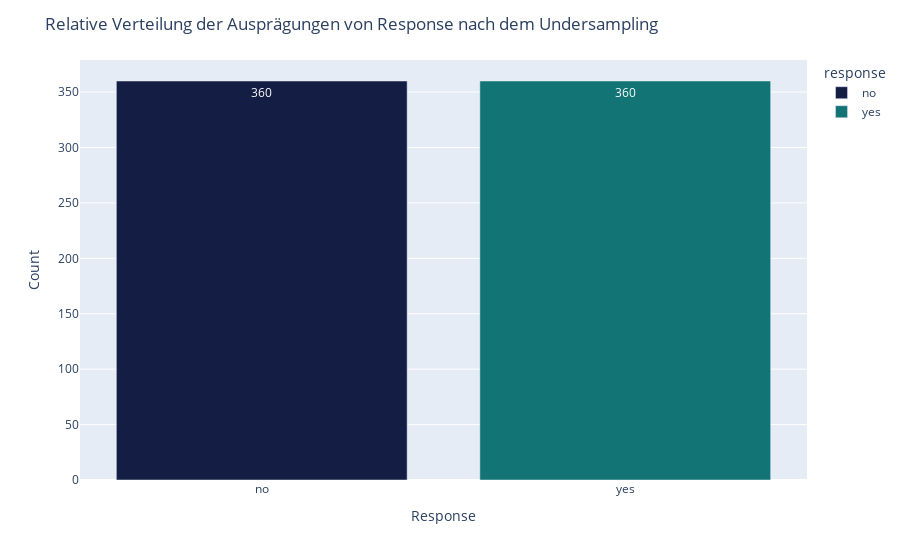

Notebook code cell kept with this figure:
### Code cell
df_downsampled_response = downsampled.groupby(['response']).size().reset_index()
fig = px.bar(df_downsampled_response, x='response', y=downsampled['response'].value_counts(normalize=False), color='response',
                                    text=downsampled['response'].value_counts(normalize=False),
                                    color_discrete_map={
                                        'yes': 'rgb(18,116,117)',
                                        'no': 'rgb(20,29,67)'
                                    })

fig.update_layout(title='Relative Verteilung der Ausprägungen von Response nach dem Undersampling',
                 xaxis_title='Response',
                 yaxis_title='Count')
fig.show()

### Figure 1 — Plotly figure (JSON) as saved in the notebook; plotly's stock layout.template omitted (floating-point values rounded to 4 significant figures)
{"data": [{"alignmentgroup": "True", "hovertemplate": "response=%{x}<br>y=%{y}<br>text=%{text}<extra></extra>", "legendgroup": "no", "marker": {"color": "rgb(20,29,67)", "pattern": {"shape": ""}}, "name": "no", "offsetgroup": "no", "orientation": "v", "showlegend": true, "text": [360], "textposition": "auto", "type": "bar", "x": ["no"], "xaxis": "x", "y": [360], "yaxis": "y"}, {"alignmentgroup": "True", "hovertemplate": "response=%{x}<br>y=%{y}<br>text=%{text}<extra></extra>", "legendgroup": "yes", "marker": {"color": "rgb(18,116,117)", "pattern": {"shape": ""}}, "name": "yes", "offsetgroup": "yes", "orientation": "v", "showlegend": true, "text": [360], "textposition": "auto", "type": "bar", "x": ["yes"], "xaxis": "x", "y": [360], "yaxis": "y"}], "layout": {"barmode": "relative", "legend": {"title": {"text": "response"}, "tracegroupgap": 0}, "margin": {"t": 60}, "title": {"text": "Relative Verteilung der Ausprägungen von Response nach dem Undersampling"}, "xaxis": {"anchor": "y", "categoryarray": ["no", "yes"], "categoryorder": "array", "domain": [0, 1], "title": {"text": "Response"}}, "yaxis": {"anchor": "x", "domain": [0, 1], "title": {"text": "Count"}}}}
